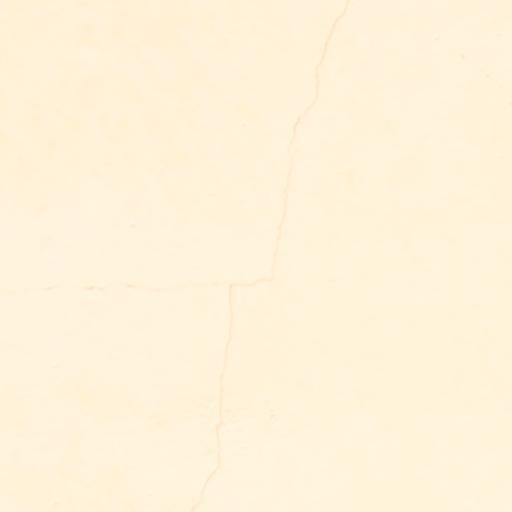
#> input picture data/cubit_seg_normalized/images/IMG_6877_14.jpg, 512 x 512 px
$ python -i enhancement.py   (imports and definitions only)
#> lines starting #> are read from the running program, lines starting #| are printed output that depends on the picture
"""Facade Image Enhancement Module for Defect Screening.

Implements non-destructive, configurable computer-vision enhancements using OpenCV:
1. LAB-space Contrast Limited Adaptive Histogram Equalization (CLAHE).
2. Multi-Scale Retinex (MSR) illumination normalization for deep shadows.
3. Edge-preserving bilateral denoising to eliminate grain while keeping crack edges sharp.
4. Shadow-aware background illumination field normalization.
5. Complementary multi-view generation preserving original coordinates.
"""

from __future__ import annotations

import cv2
import numpy as np
from PIL import Image


def apply_clahe_lab(
    img_bgr: np.ndarray,
    clip_limit: float = 2.5,
    tile_grid_size: tuple[int, int] = (8, 8),
) -> np.ndarray:
    """Applies CLAHE on the Lightness (L) channel in LAB color space.

    Preserves color channels (A and B) while enhancing localized crack contrast.
    """
    lab = cv2.cvtColor(img_bgr, cv2.COLOR_BGR2LAB)
    l, a, b = cv2.split(lab)
    clahe = cv2.createCLAHE(clipLimit=clip_limit, tileGridSize=tile_grid_size)
    l_enhanced = clahe.apply(l)
    lab_enhanced = cv2.merge((l_enhanced, a, b))
    return cv2.cvtColor(lab_enhanced, cv2.COLOR_LAB2BGR)


def apply_multiscale_retinex(
    img_bgr: np.ndarray,
    sigmas: tuple[int, ...] = (15, 45, 90),
    dynamic_range_clip: tuple[float, float] = (1.0, 99.0),
) -> np.ndarray:
    """Multi-Scale Retinex (MSR) illumination normalization.

    Decomposes the image into reflectance and illumination components:
    R_i = sum_k w_k * [log(I_i + 1) - log(I_i * G_k + 1)]
    Normalizes steep shadows under overhangs, balconies, and soffits.
    Scale-adaptive to avoid memory exhaustion on high-resolution facade images.
    """
    h, w = img_bgr.shape[:2]
    scale = 1.0
    if max(h, w) > 1024:
        scale = 1024.0 / max(h, w)
        small_w, small_h = max(1, int(w * scale)), max(1, int(h * scale))
        proc_bgr = cv2.resize(img_bgr, (small_w, small_h), interpolation=cv2.INTER_AREA)
    else:
        proc_bgr = img_bgr

    img_float = proc_bgr.astype(np.float32) + 1.0
    weight = 1.0 / len(sigmas)
    retinex = np.zeros_like(img_float)

    for sigma in sigmas:
        try:
            blur = cv2.GaussianBlur(img_float, (0, 0), float(sigma))
        except (cv2.error, Exception):
            k = int(2 * round(float(sigma) * 2) + 1)
            blur = cv2.blur(img_float, (k, k))
        retinex += weight * (np.log(img_float) - np.log(blur + 1e-4))
        del blur

    # Normalize each channel back to 0-255 using percentile clipping
    out_small = np.zeros_like(proc_bgr)
    for c in range(3):
        ch = retinex[:, :, c]
        p_low, p_high = np.percentile(ch, dynamic_range_clip)
        if p_high > p_low:
            ch_norm = np.clip((ch - p_low) / (p_high - p_low) * 255.0, 0, 255)
        else:
            ch_norm = np.full_like(ch, 128.0)
        out_small[:, :, c] = ch_norm.astype(np.uint8)

    if scale != 1.0:
        return cv2.resize(out_small, (w, h), interpolation=cv2.INTER_LINEAR)
    return out_small


def apply_edge_preserving_denoise(
    img_bgr: np.ndarray,
    d: int = 5,
    sigma_color: float = 40.0,
    sigma_space: float = 40.0,
) -> np.ndarray:
    """Applies bilateral filtering to suppress plaster texture grain while keeping cracks sharp."""
    h, w = img_bgr.shape[:2]
    if max(h, w) > 1200:
        scale = 1200.0 / max(h, w)
        sw, sh = max(1, int(w * scale)), max(1, int(h * scale))
        small = cv2.resize(img_bgr, (sw, sh), interpolation=cv2.INTER_AREA)
        denoised = cv2.bilateralFilter(small, d=d, sigmaColor=sigma_color, sigmaSpace=sigma_space)
        return cv2.resize(denoised, (w, h), interpolation=cv2.INTER_LINEAR)
    return cv2.bilateralFilter(img_bgr, d=d, sigmaColor=sigma_color, sigmaSpace=sigma_space)


def apply_shadow_illumination_equalization(
    img_bgr: np.ndarray,
    blur_kernel_size: int = 61,
) -> np.ndarray:
    """Estimates low-frequency background illumination and normalizes illumination gradients."""
    gray = cv2.cvtColor(img_bgr, cv2.COLOR_BGR2GRAY)
    bg_illum = cv2.GaussianBlur(gray, (blur_kernel_size, blur_kernel_size), 0)
    bg_float = np.maximum(bg_illum.astype(np.float32), 1.0)

    # Divide lightness channel by background field
    lab = cv2.cvtColor(img_bgr, cv2.COLOR_BGR2LAB)
    l, a, b = cv2.split(lab)
    l_float = l.astype(np.float32)
    l_equalized = (l_float / bg_float) * 128.0
    l_equalized = np.clip(l_equalized, 0, 255).astype(np.uint8)

    lab_out = cv2.merge((l_equalized, a, b))
    return cv2.cvtColor(lab_out, cv2.COLOR_LAB2BGR)


# [51 lines left out: functions compute_shadow_mask, is_candidate_in_shadow, not called in this run]


def generate_enhanced_views(
    image: Image.Image | np.ndarray,
) -> dict[str, Image.Image]:
    """Generates complementary enhanced views alongside the original image."""
    if isinstance(image, Image.Image):
        w, h = image.size
        max_dim = max(w, h)
        if max_dim > 1536:
            scale = 1536.0 / max_dim
            sw, sh = int(round(w * scale)), int(round(h * scale))
            proc_im = image.resize((sw, sh), Image.Resampling.BILINEAR)
            im_rgb = np.array(proc_im.convert("RGB"))
        else:
            im_rgb = np.array(image.convert("RGB"))
    else:
        h, w = image.shape[:2]
        max_dim = max(w, h)
        if max_dim > 1536:
            scale = 1536.0 / max_dim
            sw, sh = int(round(w * scale)), int(round(h * scale))
            im_rgb = cv2.resize(image, (sw, sh), interpolation=cv2.INTER_AREA)
        else:
            im_rgb = image

    im_bgr = cv2.cvtColor(im_rgb, cv2.COLOR_RGB2BGR)

    try:
        clahe_bgr = apply_clahe_lab(im_bgr, clip_limit=2.5)
        retinex_bgr = apply_multiscale_retinex(im_bgr)
        denoised_bgr = apply_edge_preserving_denoise(im_bgr)
        shadow_eq_bgr = apply_shadow_illumination_equalization(im_bgr)
    except Exception:
        clahe_bgr = im_bgr
        retinex_bgr = im_bgr
        denoised_bgr = im_bgr
        shadow_eq_bgr = im_bgr

    return {
        "original": Image.fromarray(im_rgb),
        "clahe": Image.fromarray(cv2.cvtColor(clahe_bgr, cv2.COLOR_BGR2RGB)),
        "retinex": Image.fromarray(cv2.cvtColor(retinex_bgr, cv2.COLOR_BGR2RGB)),
        "denoised": Image.fromarray(cv2.cvtColor(denoised_bgr, cv2.COLOR_BGR2RGB)),
        "shadow_equalized": Image.fromarray(cv2.cvtColor(shadow_eq_bgr, cv2.COLOR_BGR2RGB)),
    }

>>> import cv2
>>> picture = cv2.cvtColor(cv2.imread('../../data/cubit_seg_normalized/images/IMG_6877_14.jpg'), cv2.COLOR_BGR2RGB)
>>> result = generate_enhanced_views(picture)
#> in generate_enhanced_views, im_bgr is the input picture: shape (512, 512, 3); mean B, G, R 218.1, 242.3, 254.8
#> in apply_clahe_lab, `lab = cv2.cvtColor(img_bgr, cv2.COLOR_BGR2LAB)`: lab: shape (512, 512, 3); mean of channels 0, 1, 2 245, 128.1, 141.2
#> in apply_clahe_lab, `l_enhanced = clahe.apply(l)`:
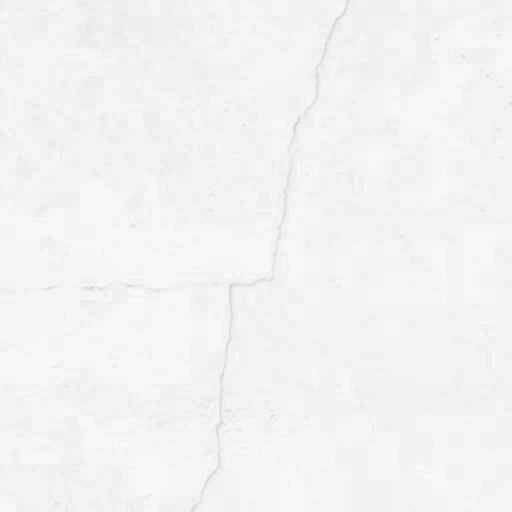
#> l_enhanced: shape (512, 512); min 212, max 249, mean 243.4
#> in apply_clahe_lab, `lab_enhanced = cv2.merge((l_enhanced, a, b))`: lab_enhanced: shape (512, 512, 3); mean of channels 0, 1, 2 243.4, 128.1, 141.2
#> in apply_multiscale_retinex, `img_float = proc_bgr.astype(np.float32) + 1.0`:
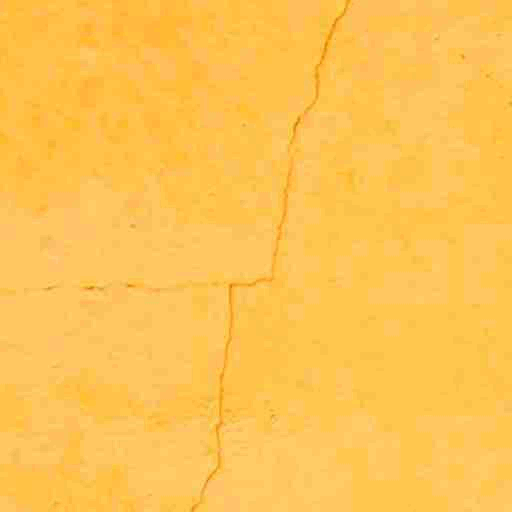
#> img_float: shape (512, 512, 3) float32; mean B, G, R 219, 243.4, 255.9; drawn with min black and max white
#> the loop in apply_multiscale_retinex, `for sigma in sigmas:` made 3 passes
#> pass 1, in apply_multiscale_retinex, `blur = cv2.GaussianBlur(img_float, (0, 0), float(sigma))`:
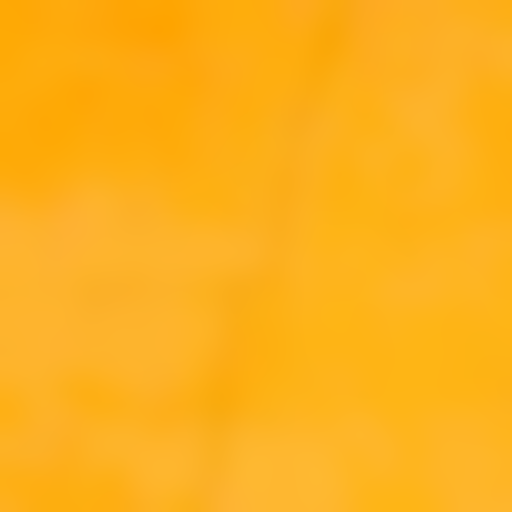
#> blur: shape (512, 512, 3) float32; mean B, G, R 219, 243.5, 256; drawn with min black and max white
#> the loop in apply_multiscale_retinex, `for c in range(3):` made 3 passes
#> (p_low, p_high) on passes 1 to 3: (-0.0247, 0.0167), (-0.0119, 0.00643), (-0.00719, 0.00157)
#> pass 1, in apply_multiscale_retinex, `ch = retinex[:, :, c]`:
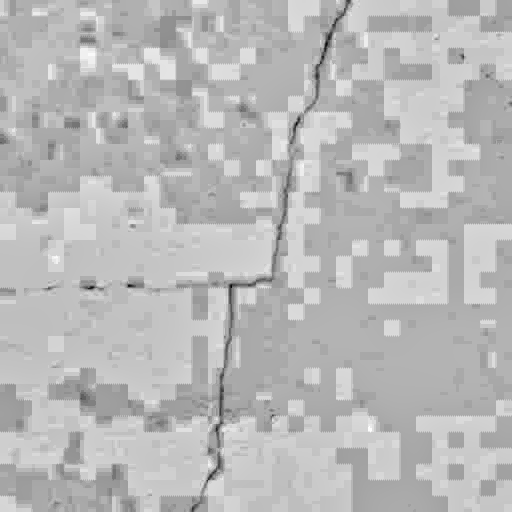
#> ch: shape (512, 512) float32; min -0.0823, max 0.031, mean -5.74e-05; drawn with min black and max white
#> pass 2, in apply_multiscale_retinex, `ch_norm = np.clip((ch - p_low) / (p_high - p_low) * 255.0, 0, 255)`:
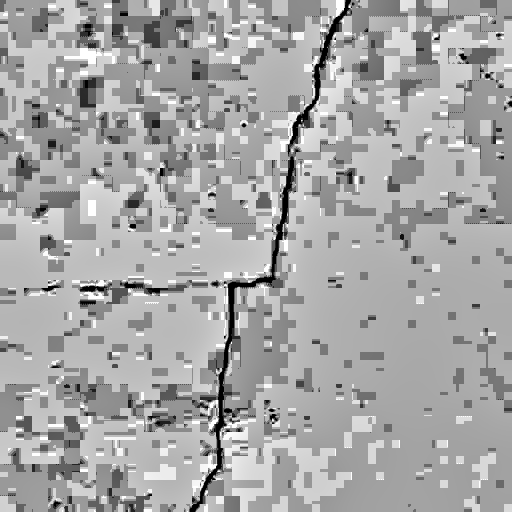
#> ch_norm: shape (512, 512) float32; min 0, max 255, mean 166.7
#> after the loop in apply_multiscale_retinex, `for c in range(3):`:
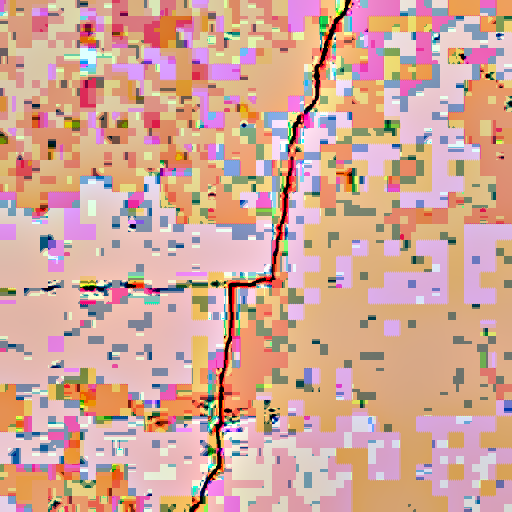
#> out_small: shape (512, 512, 3); mean B, G, R 151.6, 166.2, 210.6
#> in apply_shadow_illumination_equalization, `lab_out = cv2.merge((l_equalized, a, b))`: lab_out: shape (512, 512, 3); mean of channels 0, 1, 2 128.6, 128.1, 141.2
#> in apply_shadow_illumination_equalization, `return cv2.cvtColor(lab_out, cv2.COLOR_LAB2BGR)`:
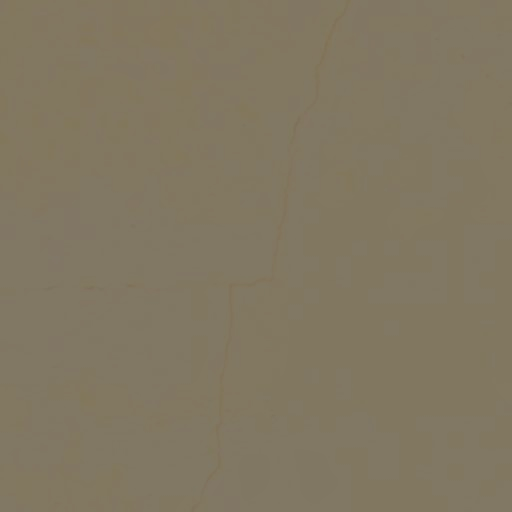
#> returned value: shape (512, 512, 3); mean B, G, R 97.8, 119.5, 129.3
#> result = 5 items

$ run again, on data/cubit_seg_normalized/images/IMG_6877_17.jpg
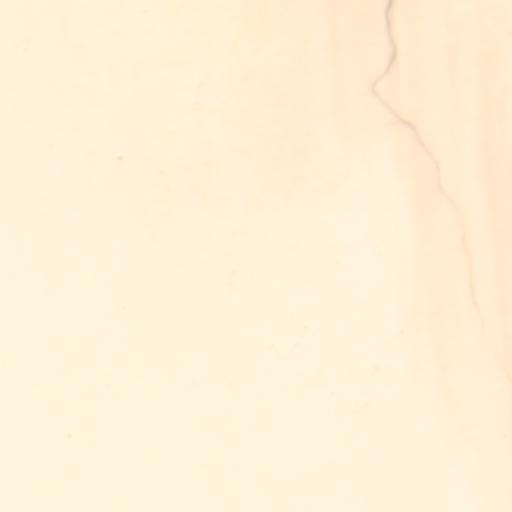
#> input picture data/cubit_seg_normalized/images/IMG_6877_17.jpg, 512 x 512 px
#> in generate_enhanced_views, im_bgr is the input picture: shape (512, 512, 3); mean B, G, R 214.8, 240.7, 254.7
#> lab: shape (512, 512, 3); mean of channels 0, 1, 2 243.7, 128.5, 142.3
#> lab_enhanced: shape (512, 512, 3); mean of channels 0, 1, 2 240.1, 128.5, 142.3
#> the loop in apply_multiscale_retinex, `for c in range(3):` made 3 passes
#> (p_low, p_high) on passes 1 to 3: (-0.0284, 0.0244), (-0.0236, 0.0122), (-0.00889, 0.00456)
#> pass 1, in apply_multiscale_retinex, `ch = retinex[:, :, c]`:
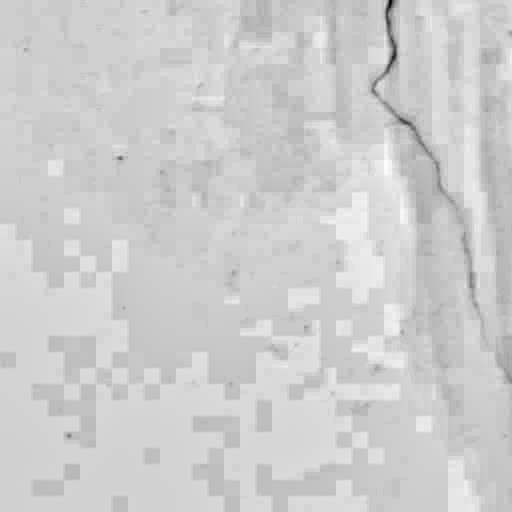
#> ch: shape (512, 512) float32; min -0.179, max 0.0428, mean -0.000114; drawn with min black and max white
#> after the loop in apply_multiscale_retinex, `for c in range(3):`:
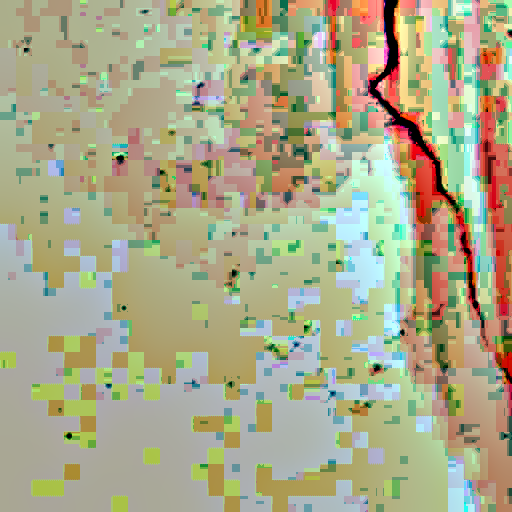
#> out_small: shape (512, 512, 3); mean B, G, R 137.1, 168.9, 170.6
#> lab_out: shape (512, 512, 3); mean of channels 0, 1, 2 128.5, 128.5, 142.3
#> result = 5 items

$ run again, on data/cubit_seg_normalized/images/IMG_6877_39.jpg
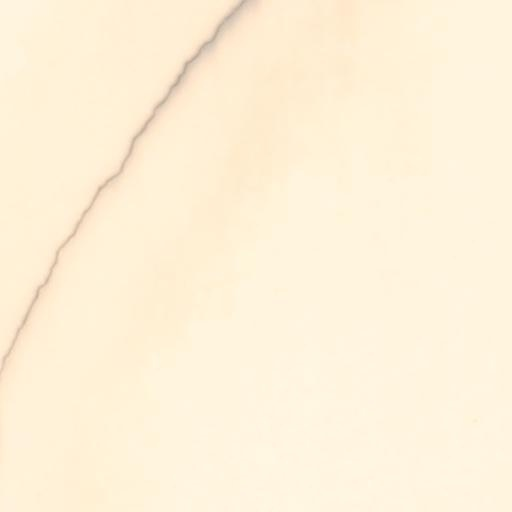
#> input picture data/cubit_seg_normalized/images/IMG_6877_39.jpg, 512 x 512 px
#> in generate_enhanced_views, im_bgr is the input picture: shape (512, 512, 3); mean B, G, R 217.2, 241.4, 254.3
#> lab: shape (512, 512, 3); mean of channels 0, 1, 2 244.2, 128.3, 141.3
#> lab_enhanced: shape (512, 512, 3); mean of channels 0, 1, 2 240.7, 128.3, 141.3
#> after the loop in apply_multiscale_retinex, `for sigma in sigmas:`:
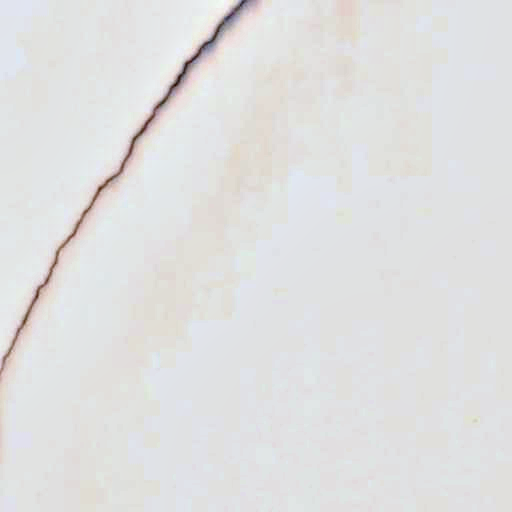
#> retinex: shape (512, 512, 3) float32; mean B, G, R -0.000309, -0.000234, -0.000125; drawn with min black and max white
#> the loop in apply_multiscale_retinex, `for c in range(3):` made 3 passes
#> (p_low, p_high) on passes 1 to 3: (-0.0927, 0.0211), (-0.0962, 0.0167), (-0.0671, 0.0149)
#> after the loop in apply_multiscale_retinex, `for c in range(3):`:
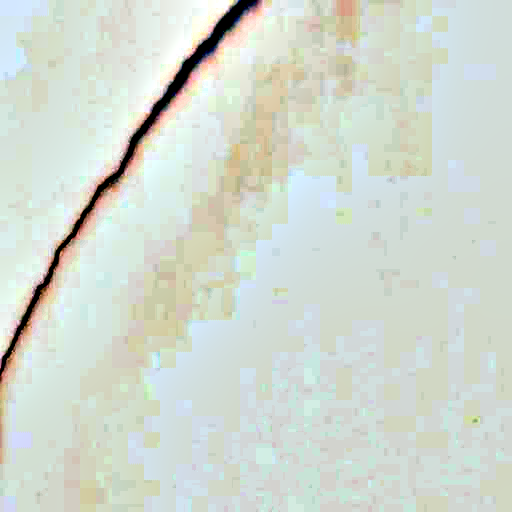
#> out_small: shape (512, 512, 3); mean B, G, R 208.1, 217.9, 209.8
#> lab_out: shape (512, 512, 3); mean of channels 0, 1, 2 128.4, 128.3, 141.3
#> result = 5 items

$ run again, on data/cubit_seg_normalized/images/IMG_6877_88.jpg
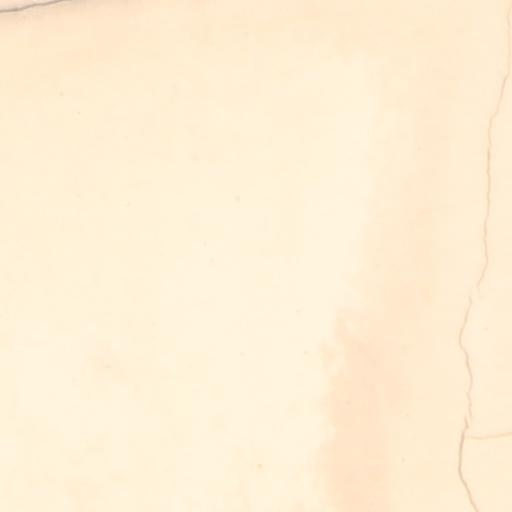
#> input picture data/cubit_seg_normalized/images/IMG_6877_88.jpg, 512 x 512 px
#> in generate_enhanced_views, im_bgr is the input picture: shape (512, 512, 3); mean B, G, R 213.3, 239.2, 254.5
#> lab: shape (512, 512, 3); mean of channels 0, 1, 2 242.7, 129, 142.5
#> lab_enhanced: shape (512, 512, 3); mean of channels 0, 1, 2 238.6, 129, 142.5
#> the loop in apply_multiscale_retinex, `for c in range(3):` made 3 passes
#> (p_low, p_high) on passes 1 to 3: (-0.0458, 0.0272), (-0.0367, 0.015), (-0.0184, 0.00666)
#> after the loop in apply_multiscale_retinex, `for c in range(3):`:
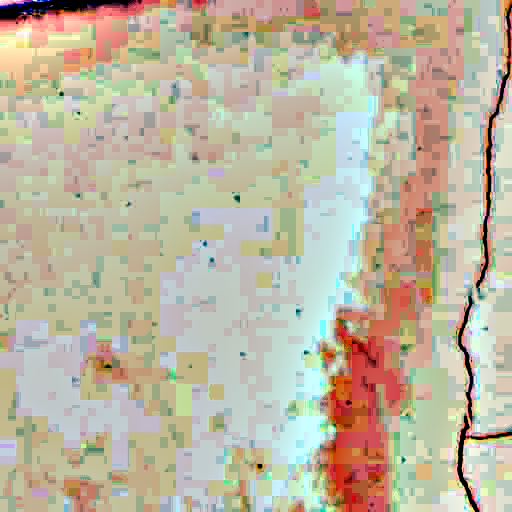
#> out_small: shape (512, 512, 3); mean B, G, R 159.7, 181.3, 189.3
#> lab_out: shape (512, 512, 3); mean of channels 0, 1, 2 128.6, 129, 142.5
#> result = 5 items
